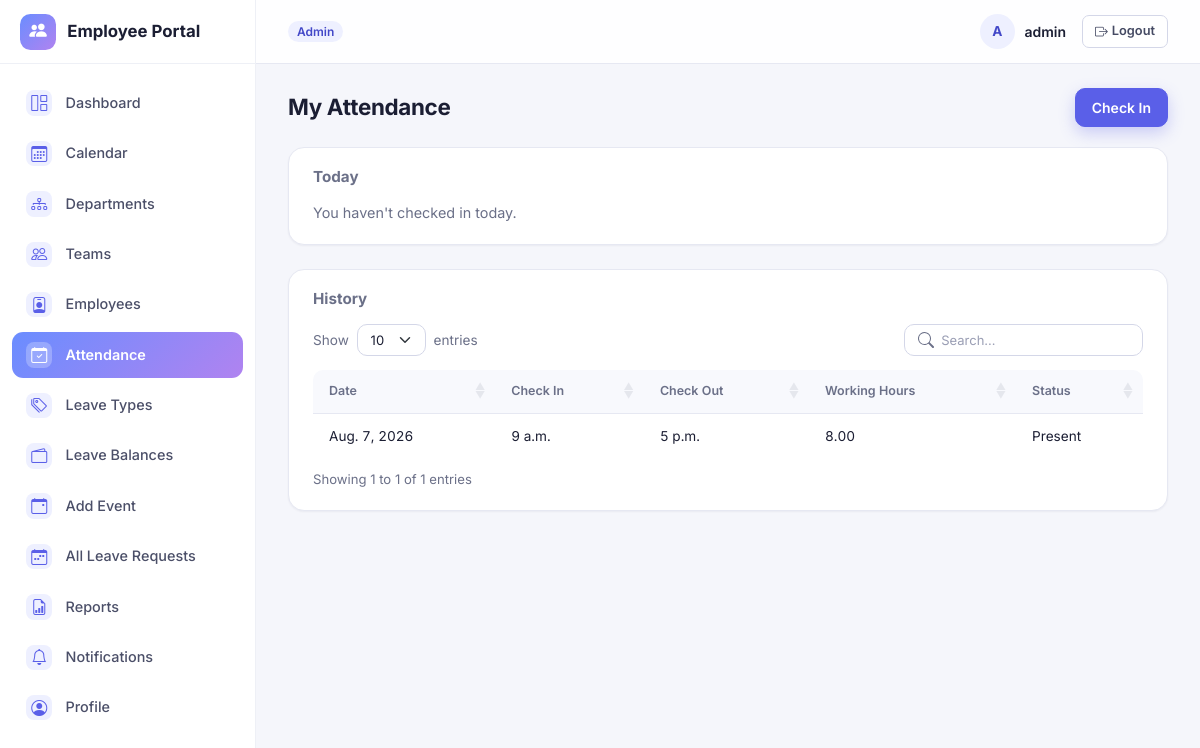
The app's page /attendance/my/ (signed in) with its own data.
### accounts/models.py (models this page shows, shortened)
class User(AbstractUser):
    class Role(models.TextChoices):
        ADMIN = 'ADMIN', 'Admin'
        HR = 'HR', 'HR'
        TEAM_LEAD = 'TEAM_LEAD', 'Team Lead'
        EMPLOYEE = 'EMPLOYEE', 'Employee'
    role = models.CharField(max_length=20, choices=Role.choices, default=Role.EMPLOYEE)
    phone = models.CharField(max_length=20, blank=True)
    address = models.TextField(blank=True)
    emergency_contact = models.CharField(max_length=100, blank=True)
    profile_image = models.ImageField(upload_to='profile_images/', blank=True, null=True)
    def is_team_lead(self):
        return self.role == self.Role.TEAM_LEAD
    def can_manage_employees(self):
        return self.role in (self.Role.ADMIN, self.Role.HR)

### employeeApp/models/attendance.py (models this page shows, shortened)
class Attendance(models.Model):
    class Status(models.TextChoices):
        PRESENT = 'PRESENT', 'Present'
        ABSENT = 'ABSENT', 'Absent'
        HALF_DAY = 'HALF_DAY', 'Half Day'
        LATE = 'LATE', 'Late'
        LEAVE = 'LEAVE', 'Leave'
    employee = models.ForeignKey(Employee, on_delete=models.CASCADE, related_name='attendance_records')
    date = models.DateField()
    check_in = models.TimeField(null=True, blank=True)
    check_out = models.TimeField(null=True, blank=True)
    working_hours = models.DecimalField(max_digits=5, decimal_places=2, default=0)
    status = models.CharField(max_length=10, choices=Status.choices, default=Status.PRESENT)
    is_locked = models.BooleanField(default=False)
    created_at = models.DateTimeField(auto_now_add=True)
    class Meta:
        unique_together = ('employee', 'date')
        ordering = ['-date']

### employeeApp/views/attendance.py (the view)
# urls.py: path('attendance/my/',views.my_attendance,name='my_attendance'),
@login_required
def my_attendance(request):
    employee = require_own_employee(request)
    if employee is None:
        return redirect('accounts:redirect_dashboard')
    today = timezone.localdate()
    today_record = Attendance.objects.filter(employee=employee, date=today).first()
    history = Attendance.objects.filter(employee=employee).order_by('-date')
    paginator = Paginator(history, 20)
    page_obj = paginator.get_page(request.GET.get('page'))
    return render(request, 'employeeApp/my_attendance.html', {
        'today_record': today_record, 'page_obj': page_obj,
    })

### employeeApp/context_processors.py (called while the page is built)
def unread_notifications(request):
    if request.user.is_authenticated:
        qs = Notification.objects.filter(user=request.user, is_read=False)
        return {
            'unread_notification_count': qs.count(),
            'recent_notifications': qs[:5],
        }
    return {'unread_notification_count': 0, 'recent_notifications': []}

### employeeApp/utils.py (called while the page is built)
def get_own_employee(request):
    try:
        return request.user.employee_profile
    except Employee.DoesNotExist:
        return None

def require_own_employee(request):
    employee = get_own_employee(request)
    if employee is None:
        messages.error(
            request,
            "Your account isn't linked to an employee profile yet. "
            "Ask your Admin/HR to create one and link it to your user account."
        )
    return employee

### employeeApp/templates/employeeApp/my_attendance.html (shortened to what this page needs)
{% extends "base.html" %}
{% block content %}
<div class="page-header">
    <h1>My Attendance</h1>
    <div>
        {% if not today_record.check_in %}
            <a href="{% url 'employeeApp:check_in' %}" class="btn btn-primary">Check In</a>
        {% elif not today_record.check_out %}
            <a href="{% url 'employeeApp:check_out' %}" class="btn btn-outline-primary">Check Out</a>
        {% else %}
            <span class="badge bg-success">Done for today</span>
        {% endif %}
    </div>
</div>
<div class="table-card mb-4">
    <h6 class="text-muted mb-3">Today</h6>
    {% if today_record %}
        <table class="table table-sm mb-0">
            <tr><th>Check In</th><td>{{ today_record.check_in|default:"—" }}</td></tr>
            <tr><th>Check Out</th><td>{{ today_record.check_out|default:"—" }}</td></tr>
            <tr><th>Working Hours</th><td>{{ today_record.working_hours }}</td></tr>
            <tr><th>Status</th><td>{{ today_record.get_status_display }}</td></tr>
        </table>
    {% else %}
        <p class="text-muted mb-0">You haven't checked in today.</p>
    {% endif %}
</div>
<div class="table-card">
    <h6 class="text-muted mb-3">History</h6>
    <table class="table table-hover dt-table">
        <thead><tr><th>Date</th><th>Check In</th><th>Check Out</th><th>Working Hours</th><th>Status</th></tr></thead>
        <tbody>
        {% for a in page_obj %}
            <tr>
                <td>{{ a.date }}</td>
                <td>{{ a.check_in|default:"—" }}</td>
                <td>{{ a.check_out|default:"—" }}</td>
                <td>{{ a.working_hours }}</td>
                <td>{{ a.get_status_display }}</td>
            </tr>
        {% empty %}
            <tr><td colspan="5" class="text-muted text-center py-4">No attendance history yet.</td></tr>
        {% endfor %}
        </tbody>
    </table>
</div>
{% endblock %}

### employeeApp/templates/base.html (shortened to what this page needs)
{% load static %}
<!DOCTYPE html>
<html lang="en">
<head>
    <link href="https://cdn.jsdelivr.net/npm/bootstrap@5.3.3/dist/css/bootstrap.min.css" rel="stylesheet">
    <link rel="stylesheet" href="https://cdn.jsdelivr.net/npm/bootstrap-icons@1.11.3/font/bootstrap-icons.css">
    <link rel="stylesheet" href="https://cdn.jsdelivr.net/npm/datatables.net-bs5@1.13.11/css/dataTables.bootstrap5.min.css">
    <link rel="stylesheet" href="https://cdn.jsdelivr.net/npm/datatables.net-responsive-bs5@2.5.1/css/responsive.bootstrap5.min.css">
    <link rel="stylesheet" href="{% static 'employeeApp/style.css' %}">
</head>
<body>
{% if user.is_authenticated %}
<div class="app-shell">
    <aside class="sidebar" id="app-sidebar" aria-label="Main navigation">
        <div class="sidebar-brand">
            <span class="brand-mark"><i class="bi bi-people-fill"></i></span>
            <span>Employee Portal</span>
        </div>
        <nav class="sidebar-nav">
            <a href="{% url 'accounts:redirect_dashboard' %}" class="nav-link {% if 'dashboard' in request.path %}active{% endif %}">
                <i class="bi bi-grid-1x2"></i> Dashboard
            </a>
            <a href="{% url 'employeeApp:calendar_view' %}" class="nav-link {% if 'calendar' in request.path %}active{% endif %}">
                <i class="bi bi-calendar3"></i> Calendar
            </a>
            {% if user.can_manage_employees %}
            <a href="{% url 'employeeApp:department_list' %}" class="nav-link {% if 'departments' in request.path %}active{% endif %}">
                <i class="bi bi-diagram-3"></i> Departments
            </a>
            <a href="{% url 'employeeApp:team_list' %}" class="nav-link {% if 'teams' in request.path %}active{% endif %}">
                <i class="bi bi-people"></i> Teams
            </a>
            {% endif %}
            <a href="{% url 'employeeApp:employee_list' %}" class="nav-link {% if 'employees' in request.path %}active{% endif %}">
                <i class="bi bi-person-badge"></i> Employees
            </a>
            <a href="{% if user.is_team_lead or user.can_manage_employees %}{% url 'employeeApp:attendance_list' %}{% else %}{% url 'employeeApp:my_attendance' %}{% endif %}" class="nav-link {% if 'attendance' in request.path and 'reports' not in request.path %}active{% endif %}">
                <i class="bi bi-calendar-check"></i> Attendance
            </a>
            {% if user.can_manage_employees %}
            <a href="{% url 'employeeApp:leave_type_list' %}" class="nav-link {% if 'leave-types' in request.path %}active{% endif %}">
                <i class="bi bi-tags"></i> Leave Types
            </a>
            <a href="{% url 'employeeApp:leave_balance_list' %}" class="nav-link {% if 'leave-balances' in request.path %}active{% endif %}">
                <i class="bi bi-wallet2"></i> Leave Balances
            </a>
            <a href="{% url 'employeeApp:calendar_event_list' %}" class="nav-link {% if 'calendar-events' in request.path %}active{% endif %}">
                <i class="bi bi-calendar-event"></i> Add Event
            </a>
            <a href="{% url 'employeeApp:all_leave_requests' %}" class="nav-link {% if 'leave/all' in request.path %}active{% endif %}">
                <i class="bi bi-calendar-week"></i> All Leave Requests
            </a>
            {% elif user.is_team_lead %}
            <a href="{% url 'employeeApp:team_leave_requests' %}" class="nav-link {% if 'leave/team' in request.path %}active{% endif %}">
                <i class="bi bi-calendar-week"></i> Team Leave Requests
            </a>
            {% endif %}
            <a href="{% url 'employeeApp:attendance_report' %}" class="nav-link {% if 'reports' in request.path %}active{% endif %}">
                <i class="bi bi-file-earmark-bar-graph"></i> Reports
            </a>
            <a href="{% url 'employeeApp:notification_list' %}" class="nav-link {% if 'notifications' in request.path %}active{% endif %}">
                <i class="bi bi-bell"></i> Notifications
            </a>
            <a href="{% url 'accounts:profile' %}" class="nav-link {% if 'profile' in request.path or 'password-change' in request.path %}active{% endif %}">
                <i class="bi bi-person-circle"></i> Profile
            </a>
        </nav>
    </aside>
    <div class="main-col">
        <header class="topbar">
            <div class="topbar-role">
                <span class="badge role-badge">{{ user.get_role_display }}</span>
            </div>
            <div class="topbar-user">
                <div class="user-chip">
                    <span class="avatar">{% if user.profile_image %}<img src="{{ user.profile_image.url }}" alt="">{% else %}{{ user.get_full_name|default:user.username|slice:":1"|upper }}{% endif %}</span>
                    <span class="user-name">{{ user.get_full_name|default:user.username }}</span>
                </div>
                <a href="{% url 'accounts:logout' %}" class="btn btn-sm btn-outline-secondary btn-logout" aria-label="Log out"><i class="bi bi-box-arrow-right"></i><span class="d-none d-sm-inline ms-1">Logout</span></a>
            </div>
        </header>
        <main class="content">
            {% block content %}{% endblock %}
        </main>
    </div>
</div>
{% endif %}
</body>
</html>

### records on screen
User: role "Admin", get_full_name "A", get_full_name "admin"
Attendance: date "Aug. 7, 2026", check_in "9 a.m.", check_out "5 p.m.", working_hours "8.00", status "Present"
